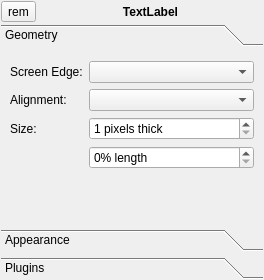
<?xml version="1.0" encoding="UTF-8"?>
<ui version="4.0">
 <class>PanelWidget</class>
 <widget class="QWidget" name="PanelWidget">
  <property name="geometry">
   <rect>
    <x>0</x>
    <y>0</y>
    <width>264</width>
    <height>280</height>
   </rect>
  </property>
  <property name="windowTitle">
   <string>Form</string>
  </property>
  <layout class="QVBoxLayout" name="verticalLayout">
   <property name="spacing">
    <number>2</number>
   </property>
   <property name="leftMargin">
    <number>1</number>
   </property>
   <property name="topMargin">
    <number>1</number>
   </property>
   <property name="rightMargin">
    <number>1</number>
   </property>
   <property name="bottomMargin">
    <number>1</number>
   </property>
   <item>
    <layout class="QHBoxLayout" name="horizontalLayout">
     <item>
      <widget class="QToolButton" name="tool_rm">
       <property name="text">
        <string notr="true">rem</string>
       </property>
      </widget>
     </item>
     <item>
      <widget class="QLabel" name="label">
       <property name="font">
        <font>
         <weight>75</weight>
         <bold>true</bold>
        </font>
       </property>
       <property name="text">
        <string notr="true">TextLabel</string>
       </property>
       <property name="alignment">
        <set>Qt::AlignCenter</set>
       </property>
      </widget>
     </item>
    </layout>
   </item>
   <item>
    <widget class="QToolBox" name="toolBox">
     <property name="currentIndex">
      <number>0</number>
     </property>
     <widget class="QWidget" name="page">
      <property name="geometry">
       <rect>
        <x>0</x>
        <y>0</y>
        <width>262</width>
        <height>169</height>
       </rect>
      </property>
      <attribute name="label">
       <string>Geometry</string>
      </attribute>
      <layout class="QFormLayout" name="formLayout">
       <item row="0" column="0">
        <widget class="QLabel" name="label_2">
         <property name="text">
          <string>Screen Edge:</string>
         </property>
        </widget>
       </item>
       <item row="0" column="1">
        <widget class="QComboBox" name="comboBox"/>
       </item>
       <item row="2" column="0">
        <widget class="QLabel" name="label_3">
         <property name="text">
          <string>Size:</string>
         </property>
        </widget>
       </item>
       <item row="2" column="1">
        <widget class="QSpinBox" name="spinBox">
         <property name="suffix">
          <string> pixels thick</string>
         </property>
         <property name="minimum">
          <number>1</number>
         </property>
         <property name="maximum">
          <number>30000</number>
         </property>
        </widget>
       </item>
       <item row="3" column="1">
        <widget class="QSpinBox" name="spinBox_2">
         <property name="suffix">
          <string>% length</string>
         </property>
        </widget>
       </item>
       <item row="5" column="0">
        <spacer name="verticalSpacer_2">
         <property name="orientation">
          <enum>Qt::Vertical</enum>
         </property>
         <property name="sizeHint" stdset="0">
          <size>
           <width>20</width>
           <height>40</height>
          </size>
         </property>
        </spacer>
       </item>
       <item row="1" column="0">
        <widget class="QLabel" name="label_4">
         <property name="text">
          <string>Alignment:</string>
         </property>
        </widget>
       </item>
       <item row="1" column="1">
        <widget class="QComboBox" name="comboBox_2"/>
       </item>
      </layout>
     </widget>
     <widget class="QWidget" name="page_3">
      <attribute name="label">
       <string>Appearance</string>
      </attribute>
      <layout class="QVBoxLayout" name="verticalLayout_2">
       <item>
        <widget class="QCheckBox" name="check_autohide">
         <property name="text">
          <string>Auto-hide Panel</string>
         </property>
        </widget>
       </item>
       <item>
        <widget class="QGroupBox" name="group_customcolor">
         <property name="title">
          <string>Use Custom Color</string>
         </property>
         <property name="checkable">
          <bool>true</bool>
         </property>
         <layout class="QHBoxLayout" name="horizontalLayout_2">
          <property name="leftMargin">
           <number>2</number>
          </property>
          <property name="topMargin">
           <number>2</number>
          </property>
          <property name="rightMargin">
           <number>2</number>
          </property>
          <property name="bottomMargin">
           <number>2</number>
          </property>
          <item>
           <widget class="QToolButton" name="tool_selectcolor">
            <property name="text">
             <string>...</string>
            </property>
           </widget>
          </item>
          <item>
           <widget class="QLabel" name="label_color_sample">
            <property name="text">
             <string>Sample</string>
            </property>
            <property name="alignment">
             <set>Qt::AlignCenter</set>
            </property>
           </widget>
          </item>
         </layout>
        </widget>
       </item>
       <item>
        <spacer name="verticalSpacer">
         <property name="orientation">
          <enum>Qt::Vertical</enum>
         </property>
         <property name="sizeHint" stdset="0">
          <size>
           <width>20</width>
           <height>40</height>
          </size>
         </property>
        </spacer>
       </item>
      </layout>
     </widget>
     <widget class="QWidget" name="page_2">
      <property name="geometry">
       <rect>
        <x>0</x>
        <y>0</y>
        <width>262</width>
        <height>169</height>
       </rect>
      </property>
      <attribute name="label">
       <string>Plugins</string>
      </attribute>
      <layout class="QVBoxLayout" name="verticalLayout_3">
       <item>
        <widget class="QListWidget" name="listWidget"/>
       </item>
       <item>
        <layout class="QHBoxLayout" name="horizontalLayout_3">
         <item>
          <widget class="QToolButton" name="toolButton_2">
           <property name="text">
            <string>...</string>
           </property>
          </widget>
         </item>
         <item>
          <widget class="QToolButton" name="toolButton_4">
           <property name="text">
            <string>...</string>
           </property>
          </widget>
         </item>
         <item>
          <spacer name="horizontalSpacer">
           <property name="orientation">
            <enum>Qt::Horizontal</enum>
           </property>
           <property name="sizeHint" stdset="0">
            <size>
             <width>40</width>
             <height>20</height>
            </size>
           </property>
          </spacer>
         </item>
         <item>
          <widget class="QToolButton" name="toolButton_3">
           <property name="text">
            <string>...</string>
           </property>
          </widget>
         </item>
         <item>
          <widget class="QToolButton" name="toolButton">
           <property name="text">
            <string>...</string>
           </property>
          </widget>
         </item>
        </layout>
       </item>
      </layout>
     </widget>
    </widget>
   </item>
  </layout>
 </widget>
 <resources/>
 <connections/>
</ui>
